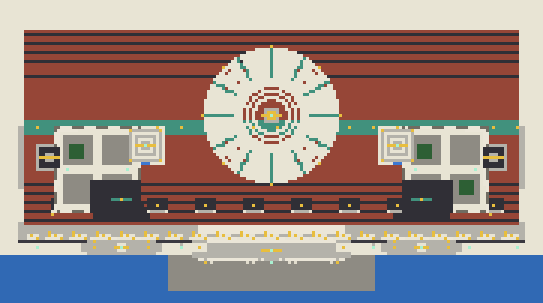

Reproduce this figure in Python.
import sys
from pathlib import Path
from PIL import Image, ImageDraw
HERE=Path(__file__).resolve().parent; sys.path.insert(0,str(HERE))
import gen_parliament as G
COL={"smooth_quartz":(235,230,216),"stone_bricks":(142,139,131),"calcite":(232,228,212),"polished_diorite":(180,178,170),"tuff":(112,108,98),"blackstone":(38,37,43),"polished_deepslate":(58,57,64),"deepslate_tiles":(48,47,54),"red_terracotta":(150,70,55),"weathered_copper":(82,165,143),"oxidized_copper":(65,145,125),"blue_stained_glass":(60,120,210),"purple_stained_glass":(125,75,180),"black_stained_glass":(25,24,30),"gold_block":(232,190,62),"sea_lantern":(168,240,208),"water":(48,105,180),"grass_block":(84,132,62),"dark_oak_leaves":(45,95,52),"dark_oak_log":(76,55,36),"dark_oak_planks":(70,48,30),"quartz_block":(225,220,205)}
top={}
for (x,y,z),b in G.V.items():
 k=(x,z)
 if k not in top or y>top[k][0]: top[k]=(y,b)
minx=min(x for x,z in top);maxx=max(x for x,z in top);minz=min(z for x,z in top);maxz=max(z for x,z in top)
img=Image.new('RGB',(maxx-minx+1,maxz-minz+1),(10,14,24));d=ImageDraw.Draw(img)
for (x,z),(y,b) in top.items(): d.point((x-minx,z-minz),fill=COL.get(b,(255,0,255)))
img=img.resize(((maxx-minx+1)*3,(maxz-minz+1)*3),Image.Resampling.NEAREST)
img.save(HERE/'top.png');print(img.size)
